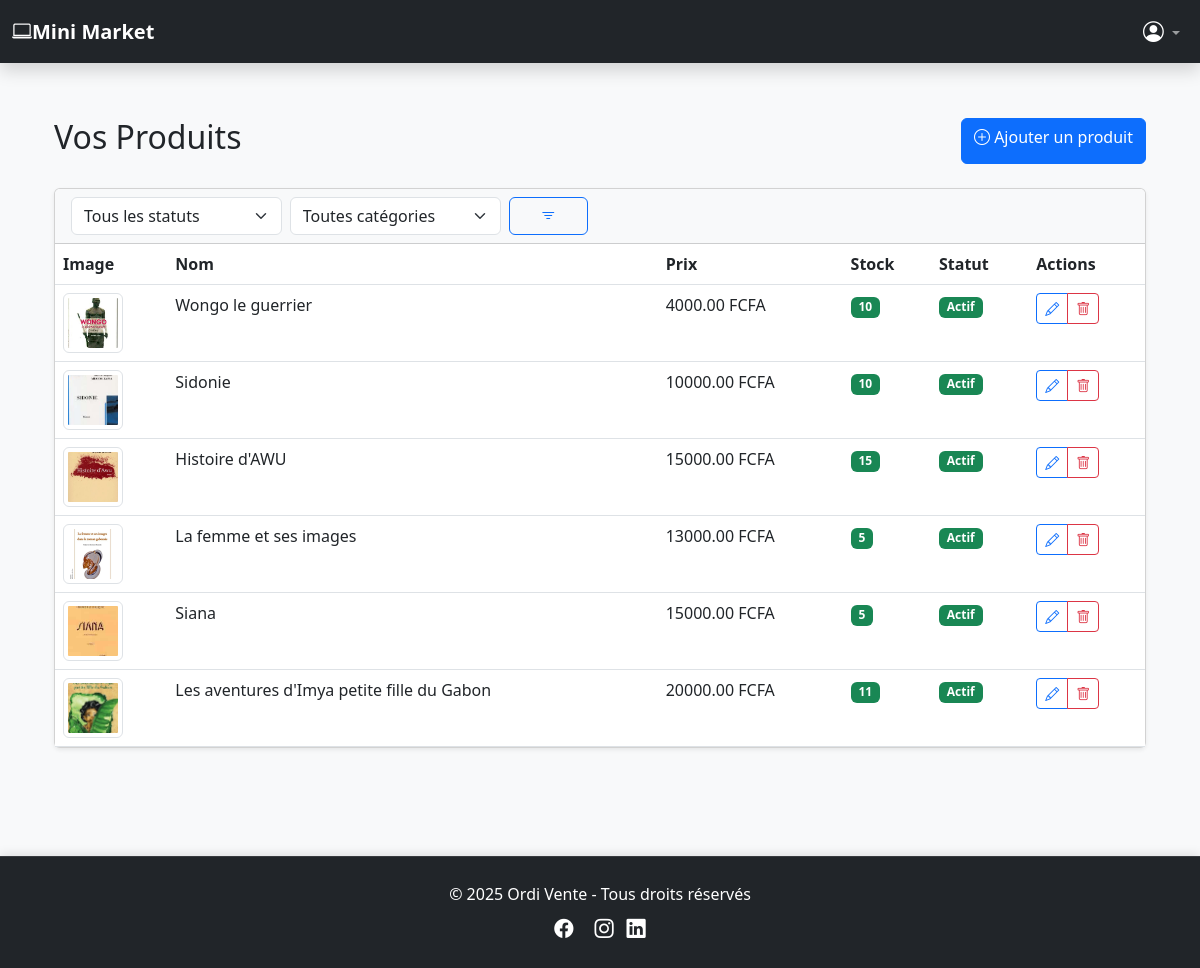
Page /vendeur/produits/ (signed in) on the committed database.
### core/models.py (models this page shows, shortened)
class Produit(models.Model):
    ETAT_CHOICES = (
        ('neuf', 'Neuf'),
        ('occasion', 'Occasion'),
        ('reconditionne', 'Reconditionné'),
    )
    vendeur = models.ForeignKey(
        'Utilisateur',
        on_delete=models.CASCADE,
        limit_choices_to={'role': 'vendeur'},
        related_name='produits_vendus'
    )
    categorie = models.ForeignKey(
        'Categorie',
        on_delete=models.PROTECT,
        related_name='produits'
    )
    nom = models.CharField(max_length=100)
    description = models.TextField()
    prix = models.DecimalField(
        max_digits=12,
        decimal_places=2,
        validators=[MinValueValidator(0.01)]
    )
    etat = models.CharField(
        max_length=20,
        choices=ETAT_CHOICES,
        default='neuf'
    )
    stock = models.PositiveIntegerField(default=1)
    image = models.ImageField(upload_to='produits/%Y/%m/')
    date_creation = models.DateTimeField(auto_now_add=True)
    date_modification = models.DateTimeField(auto_now=True)
    est_actif = models.BooleanField(default=True)

### core/views.py (the view)
# urls.py: path('vendeur/produits/', liste_produits, name='liste_produits'),
@login_required
def liste_produits(request):
    if request.user.role != 'vendeur':
        return redirect('accueil')
    produits = Produit.objects.filter(vendeur=request.user)
    statut = request.GET.get('statut')
    if statut == 'actif':
        produits = produits.filter(est_actif=True)
    elif statut == 'inactif':
        produits = produits.filter(est_actif=False)
    categorie_id = request.GET.get('categorie')
    if categorie_id:
        produits = produits.filter(categorie_id=categorie_id)
    categories = Categorie.objects.all()
    return render(request, 'vendeur/produits/liste.html', {
        'produits': produits,
        'categories': categories,
        'selected_categorie': int(categorie_id) if categorie_id else None,
        'statut_filter': statut
    })

### core/templates/vendeur/produits/liste.html (shortened to what this page needs)
{% extends 'base.html' %}
{% block content %}
<div class="container py-5">
    <div class="d-flex justify-content-between mb-4">
        <h2>Vos Produits</h2>
        <a href="{% url 'ajouter_produit' %}" class="btn btn-primary">
            <i class="bi bi-plus-circle"></i> Ajouter un produit
        </a>
    </div>
    <div class="card shadow-sm">
        <div class="card-header bg-light">
            <div class="row">
                <div class="col-md-6">
                    <form method="get" class="row g-2">
                        <div class="col-md-5">
                            <select name="statut" class="form-select">
                                <option value="">Tous les statuts</option>
                            </select>
                        </div>
                        <div class="col-md-5">
                            <select name="categorie" class="form-select">
                                <option value="">Toutes catégories</option>
                            </select>
                        </div>
                        <div class="col-md-2">
                            <button type="submit" class="btn btn-outline-primary w-100">
                                <i class="bi bi-filter"></i>
                            </button>
                        </div>
                    </form>
                </div>
            </div>
        </div>
        <div class="table-responsive">
            <table class="table table-hover m-0">
                <thead>
                    <tr>
                        <th>Image</th>
                        <th>Nom</th>
                        <th>Prix</th>
                        <th>Stock</th>
                        <th>Statut</th>
                        <th>Actions</th>
                    </tr>
                </thead>
                <tbody>
                    {% for produit in produits %}
                    <tr>
                        <td>
                            <img src="{{ produit.image.url }}" alt="{{ produit.nom }}"
                                 class="img-thumbnail" style="width: 60px; height: 60px; object-fit: cover;">
                        </td>
                        <td>{{ produit.nom }}</td>
                        <td>{{ produit.prix }} FCFA</td>
                        <td>
                            {% if produit.stock < 5 %}
                                <span class="badge bg-warning text-dark">{{ produit.stock }}</span>
                            {% else %}
                                <span class="badge bg-success">{{ produit.stock }}</span>
                            {% endif %}
                        </td>
                        <td>
                            {% if produit.est_actif %}
                                <span class="badge bg-success">Actif</span>
                            {% else %}
                                <span class="badge bg-secondary">Inactif</span>
                            {% endif %}
                        </td>
                        <td>
                            <div class="btn-group">
                                <a href="{% url 'modifier_produit' produit.id %}"
                                   class="btn btn-sm btn-outline-primary">
                                    <i class="bi bi-pencil"></i>
                                </a>
                                <a href="{% url 'supprimer_produit' produit.id %}"
                                   class="btn btn-sm btn-outline-danger"
                                   onclick="return confirm('Supprimer ce produit ?')">
                                    <i class="bi bi-trash"></i>
                                </a>
                            </div>
                        </td>
                    </tr>
                    {% empty %}
                    <tr>
                        <td colspan="6" class="text-center py-4">
                            Aucun produit trouvé. <a href="{% url 'ajouter_produit' %}">Ajoutez votre premier produit</a>
                        </td>
                    </tr>
                    {% endfor %}
                </tbody>
            </table>
        </div>
    </div>
</div>
{% endblock %}

### core/templates/base.html (style rules this page uses)
html, body { height: 100%; margin: 0; padding: 0; display: flex; flex-direction: column; }
body { padding-top: 70px; background-color: #f8f9fa; }
.card { margin-bottom: 20px; box-shadow: 0 2px 10px rgba(0,0,0,0.1); }

### rows in the picture
Produit: image (picture), nom "Wongo le guerrier", prix "4000.00", stock "10", est_actif "Actif"
Produit: image (picture), nom "Sidonie", prix "10000.00", stock "10", est_actif "Actif"
Produit: image (picture), nom "Histoire d'AWU", prix "15000.00", stock "15", est_actif "Actif"
Produit: image (picture), nom "La femme et ses images", prix "13000.00", stock "5", est_actif "Actif"
Produit: image (picture), nom "Siana", prix "15000.00", stock "5", est_actif "Actif"
Produit: image (picture), nom "Les aventures d'Imya petite fille du Gabon", prix "20000.00", stock "11", est_actif "Actif"
